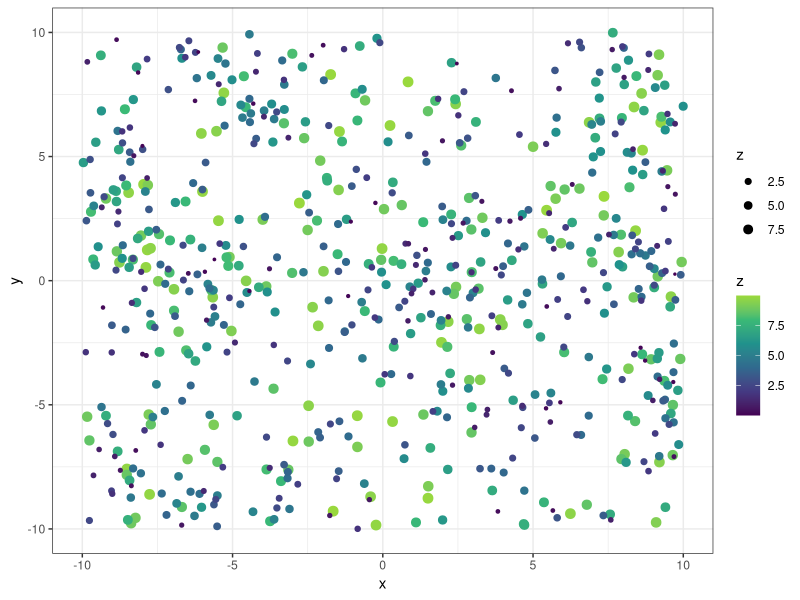
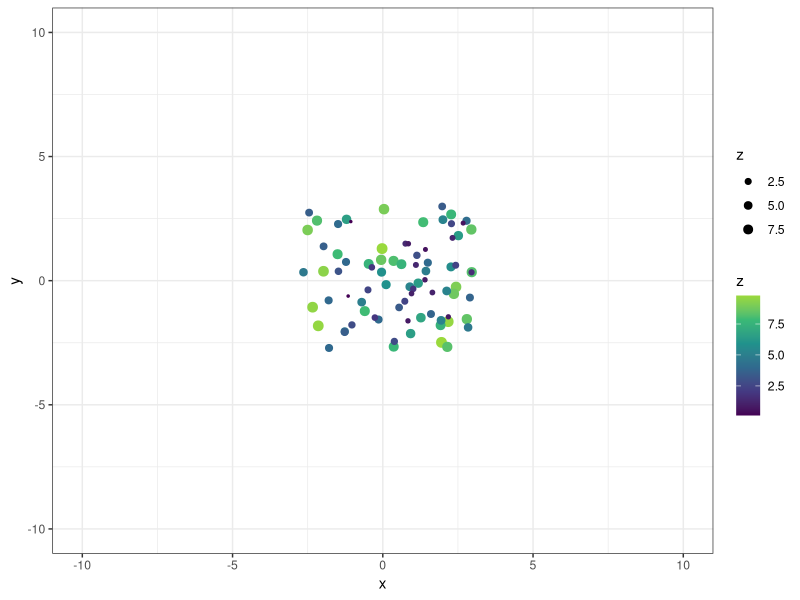
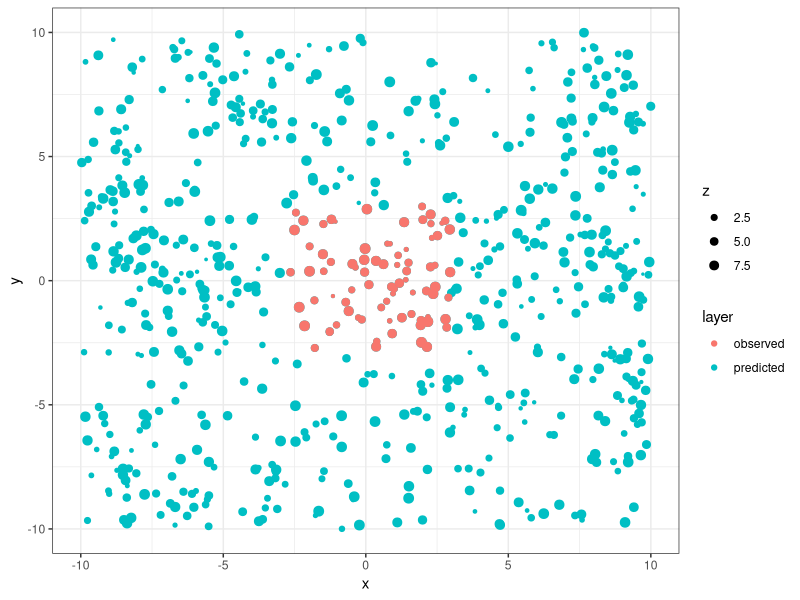
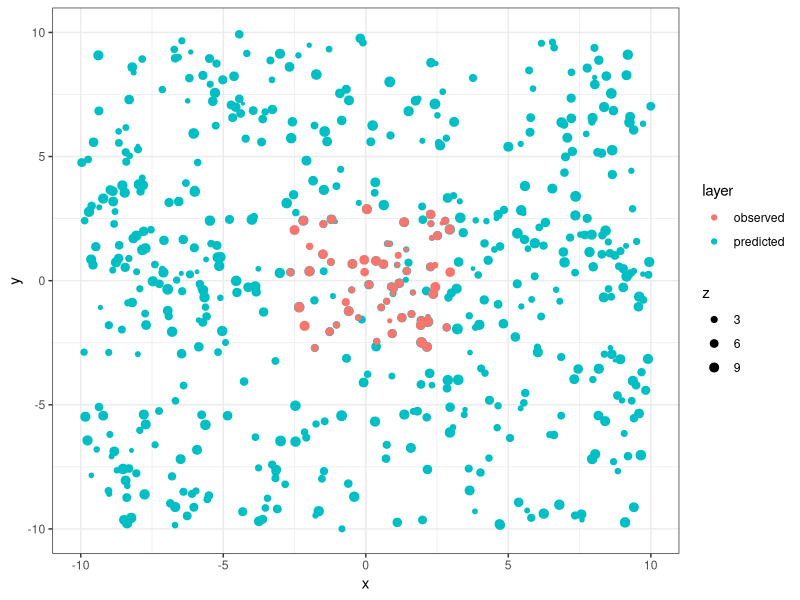
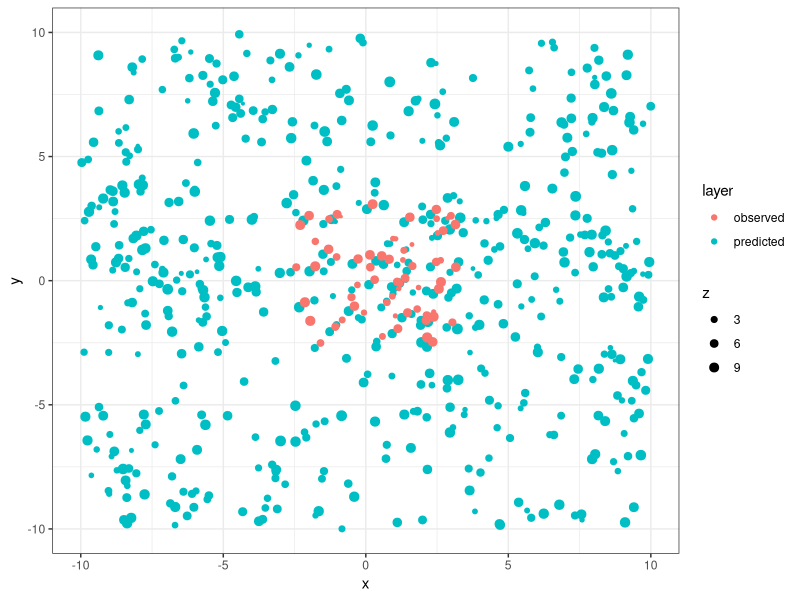
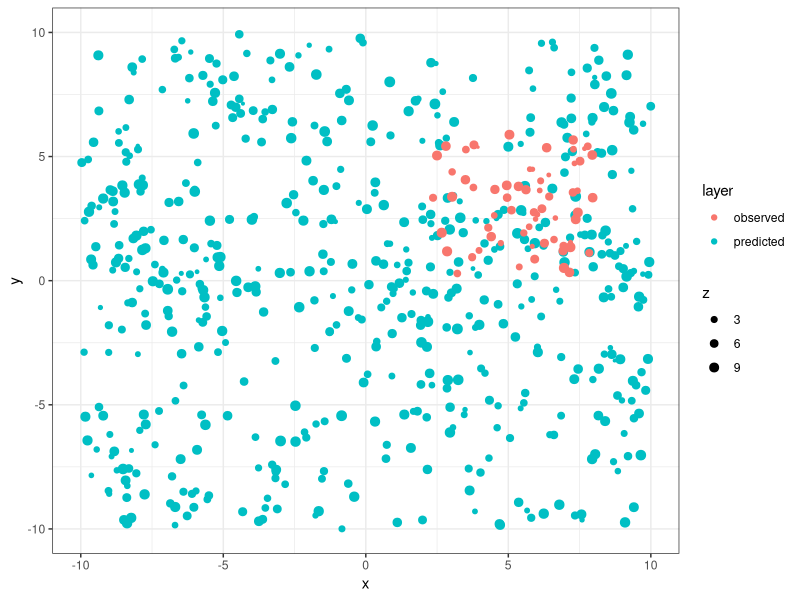

Here is the R script that generated these plots, in order: (Note: this script raises an error after producing the figures.)
# Purpose: Demonstrate function for identifying the optimal x, y, z shift to align two (simulated)
# tree maps

# Setup

library(spatstat)
library(tidyverse)
set.seed(1)

# Functions

# Visualize a tree map
vis1 = function(trees) {
    
    p = ggplot(trees, aes(x, y, size = z , color = z)) +
    geom_point() +
    scale_size_continuous(range = c(0.5, 3)) +
    scale_color_viridis_c(end = 0.85) +
    theme_bw() +
    coord_cartesian(xlim = c(-10, 10), ylim = c(-10, 10))

    print(p)
}

# Visualize two tree maps (predicted and observed) overlaid
vis2 = function(pred, obs) {

    pred = pred |> mutate(layer = "predicted")
    obs = obs |> mutate(layer = "observed")
    
    trees = bind_rows(pred, obs)
    
    p = ggplot(trees, aes(x, y, size = z , color = layer)) +
    geom_point() +
    scale_size_continuous(range = c(0.5, 3)) +
    theme_bw() +
    coord_cartesian(xlim = c(-10, 10), ylim = c(-10, 10))

    print(p)
}

# ---- Simulate a "predicted" and "observed" tree map

# Generate random, slightly clustered points in x-y space, over an area wider than would reasonably
# have a field stem map (to represent the drone-based tree predictions)
pred = rMatClust(kappa = 0.4, scale = 2, mu = 5, win = as.owin(c(-10, 10, -10, 10)))
pred = as.data.frame(pred)

# Add random heights, and sort so smallest plot on top
pred$z = runif(nrow(pred), 0, 10)
pred = pred[order(-pred$z), ]

# Visualize the map
vis1(pred)

# Take a spatial subset of these points, to represent the "observed" tree map (e.g. a field plot)
obs = pred |>
  filter(between(x, -3, 3) & between(y, -3, 3))

# Visualize the map
vis1(obs)

# Vis the two overlaid
vis2(pred, obs)

# Remove 20% of the trees from each map, to simulate false positives and false negatives
pred = pred |>
  sample_frac(0.8)
obs = obs |>
  sample_frac(0.8)
  
# Add some noise to the predicted tree heights
pred$z = pred$z + runif(nrow(pred), 0, 2)

vis2(pred, obs)

# Shift one slightly to help visualize the slight differences and the alignment challenge
obs_shift = obs |>
  mutate(x = x + 0.2, y = y + 0.2)
  
vis2(pred, obs_shift)

# Shift obs a known amount that we will attempt to recover
obs = obs |>
  mutate(x = x + 5, y = y + 3)

vis2(pred, obs)


# ---- Define objective function

# For each observed point, get the closest predicted point in x, y, z space
# (note: this is not a true distance, but is fine for our purposes)
get_closest_obs = function(obs, pred) {
  
  # Get the closest predicted point to each observed point, in x, y, z space
  closest = pred |>
    group_by(x, y) |>
    mutate(dist = sqrt((x - first(obs$x))^2 + (y - first(obs$y))^2 + (z - first(obs$z))^2)) |>
    filter(dist == min(dist)) |>
    ungroup()
  
  # Join back to the observed points
  obs = obs |>
    left_join(closest, by = c("x", "y"))
  
  return(obs)
}

vis2(pred_crop, obs)


objective = function(pred, obs) {
        
    # For each predicted point, get the closest observed point in x, y, z space

    # Crop the predicted points to the x-y extent of the observed points + 50%, so we don't have to
    # compute distances to points that are definitely not the closest

    xmin = min(obs$x)
    ymin = min(obs$y)
    xmax = max(obs$x)
    ymax = max(obs$y)
    xrange = xmax - xmin
    yrange = ymax - ymin

    pred_crop = pred |>
    filter(between(x, xmin - xrange/2, xmax + xrange/2) & between(y, ymin - yrange/2, ymax + yrange/2))
    
    # For each observed point, get the distance to every predicted point
    # TODO: Is it OK that multiple observed points may be matched to the same predicted point? Maybe
    # keep it simple for the sake of speed, if it can recover the correct shift
    dists = sqrt(outer(obs$x, pred_crop$x, "-")^2 +
                outer(obs$y, pred_crop$y, "-")^2 +
                outer(obs$z, pred_crop$z, "-")^2
            )

    # For each observed point, get the distance to the nearest predicted point
    min_dists = apply(dists, 1, min)

    # Summarize the alignment as the mean distance to the nearest predicted point
    objective = mean(min_dists)
    
    return(objective)
}

objective(pred_crop, obs)


# ---- Define the shifts to test

x_shifts = seq(-10, 10, 0.5)
y_shifts = seq(-10, 10, 0.5)

shifts = expand.grid(x_shift = x_shifts, y_shift = y_shifts)


# Try each shift and compute the objective function
for(i in 1:nrow(shifts)) {
    
    shift = shifts[i, ]
    
    obs_shifted = obs |>
      mutate(x = x + shift$x_shift, y = y + shift$y_shift)
      
    shifts[i, "objective"] = objective(pred, obs_shifted)
}

# Get the shift that minimized the objective function
shifts |> 
  filter(objective == min(objective))
